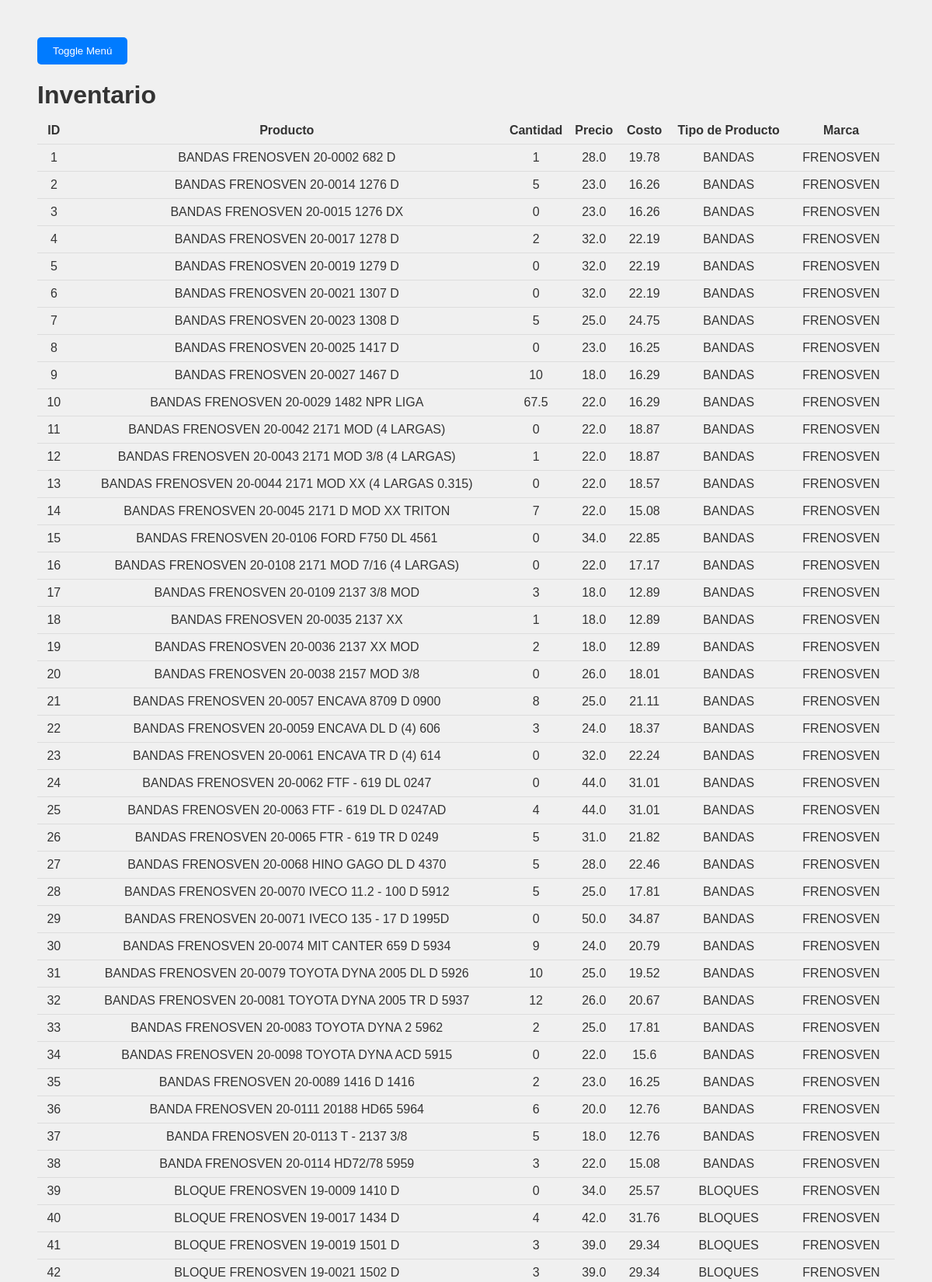
The app's page /mostrar_inventario (upper part) with its own data.
### tables this page shows
CREATE TABLE inventario (
    id INTEGER PRIMARY KEY AUTOINCREMENT,
    PRODUCTO TEXT,
    CANTIDAD INTEGER,
    PRECIO REAL,
    COSTO REAL,
    TIPO_DE_PRODUCTO TEXT,
    MARCA TEXT
);

### routes/mostrar_inventario.py (the view)
@mostrar_inventario_bp.route('/mostrar_inventario')
def mostrar_inventario():
    db = get_db()
    cursor = db.execute('SELECT * FROM inventario')
    inventario = cursor.fetchall()
    return render_template('mostrar_inventario.html', inventario=inventario)

### app.py (called while the page is built)
def create_app():
    app = Flask(__name__, template_folder='templates')
    app.config['SECRET_KEY'] = cargar_clave_secreta()
    @app.before_request
    def before_request():
        g.db = get_db()
    @app.teardown_appcontext
    def teardown_appcontext(error):
        close_db(error)
    @app.route('/')
    def index():
        return render_template('index.html')
    app.register_blueprint(agregar_stock_bp)
    app.register_blueprint(sumar_stock_bp)
    app.register_blueprint(automatizar_mensajes_bp)
    app.register_blueprint(crear_notas_entrega_bp)
    app.register_blueprint(historial_ventas_bp)
    app.register_blueprint(manejar_credito_bp)
    app.register_blueprint(mostrar_inventario_bp)
    app.register_blueprint(nueva_venta_bp)
    return app

### routes/database.py (called while the page is built)
def get_db():
    if 'db' not in g:
        g.db = sqlite3.connect(DATABASE)
        g.db.row_factory = sqlite3.Row
    return g.db

### templates/mostrar_inventario.html (shortened to what this page needs)
<!DOCTYPE html>
<html lang="es">
<head>
            <link rel="stylesheet" href="{{ url_for ('static', filename='style.css')}}">
</head>
<body>
    <div class="contenido-principal">
        <button id="toggle-button">Toggle Menú</button>
        <h1 class="titulo_principal">Inventario</h1>
        <table>
            <thead>
                <tr>
                    <th onclick="sortTable(0)">ID</th>
                    <th onclick="sortTable(1)">Producto</th>
                    <th onclick="sortTable(2)">Cantidad</th>
                    <th onclick="sortTable(3)">Precio</th>
                    <th onclick="sortTable(4)">Costo</th>
                    <th onclick="sortTable(5)">Tipo de Producto</th>
                    <th onclick="sortTable(6)">Marca</th>
                </tr>
            </thead>
            <tbody>
                {% for item in inventario %}
                <tr>
                    <td>{{ item['id'] }}</td>
                    <td>{{ item['PRODUCTO'] }}</td>
                    <td>{{ item['CANTIDAD'] }}</td>
                    <td>{{ item['PRECIO'] }}</td>
                    <td>{{ item['COSTO'] }}</td>
                    <td>{{ item['TIPO_DE_PRODUCTO'] }}</td>
                    <td>{{ item['MARCA'] }}</td>
                </tr>
                {% endfor %}
            </tbody>
        </table>
    </div>
</body>

### static/style.css (style rules this page uses)
body { font-family: Arial, sans-serif; background-color: #f0f0f0; padding: 20px; display: flex; justify-content: space-between; color: #333333; }
h1, h2, h3, h4, h5, h6 { color: #f0f0f0; margin-bottom: 10px; }
button { background-color: #007BFF; color: white; border: none; padding: 10px 20px; border-radius: 5px; cursor: pointer; transition: background-color 0.3s ease; }
table { width: 100%; border-collapse: collapse; margin-top: 10px; text-align: center; }
th, td { padding: 8px; text-align: center; border-bottom: 1px solid #dddddd; }
.contenido-principal { margin-left: 0; width: 100%; padding: 20px; transition: margin-left 0.3s ease; }
.titulo_principal { color: #333; }

### records on screen
inventario: id "1", PRODUCTO "BANDAS FRENOSVEN 20-0002 682 D", CANTIDAD "1", PRECIO "28.0", COSTO "19.78", TIPO_DE_PRODUCTO "BANDAS", MARCA "FRENOSVEN"
inventario: id "2", PRODUCTO "BANDAS FRENOSVEN 20-0014 1276 D", CANTIDAD "5", PRECIO "23.0", COSTO "16.26", TIPO_DE_PRODUCTO "BANDAS", MARCA "FRENOSVEN"
inventario: id "3", PRODUCTO "BANDAS FRENOSVEN 20-0015 1276 DX", CANTIDAD "0", PRECIO "23.0", COSTO "16.26", TIPO_DE_PRODUCTO "BANDAS", MARCA "FRENOSVEN"
inventario: id "4", PRODUCTO "BANDAS FRENOSVEN 20-0017 1278 D", CANTIDAD "2", PRECIO "32.0", COSTO "22.19", TIPO_DE_PRODUCTO "BANDAS", MARCA "FRENOSVEN"
inventario: id "5", PRODUCTO "BANDAS FRENOSVEN 20-0019 1279 D", CANTIDAD "0", PRECIO "32.0", COSTO "22.19", TIPO_DE_PRODUCTO "BANDAS", MARCA "FRENOSVEN"
inventario: id "6", PRODUCTO "BANDAS FRENOSVEN 20-0021 1307 D", CANTIDAD "0", PRECIO "32.0", COSTO "22.19", TIPO_DE_PRODUCTO "BANDAS", MARCA "FRENOSVEN"
inventario: id "7", PRODUCTO "BANDAS FRENOSVEN 20-0023 1308 D", CANTIDAD "5", PRECIO "25.0", COSTO "24.75", TIPO_DE_PRODUCTO "BANDAS", MARCA "FRENOSVEN"
inventario: id "8", PRODUCTO "BANDAS FRENOSVEN 20-0025 1417 D", CANTIDAD "0", PRECIO "23.0", COSTO "16.25", TIPO_DE_PRODUCTO "BANDAS", MARCA "FRENOSVEN"
inventario: id "9", PRODUCTO "BANDAS FRENOSVEN 20-0027 1467 D", CANTIDAD "10", PRECIO "18.0", COSTO "16.29", TIPO_DE_PRODUCTO "BANDAS", MARCA "FRENOSVEN"
inventario: id "10", PRODUCTO "BANDAS FRENOSVEN 20-0029 1482 NPR LIGA", CANTIDAD "67.5", PRECIO "22.0", COSTO "16.29", TIPO_DE_PRODUCTO "BANDAS", MARCA "FRENOSVEN"
inventario: id "11", PRODUCTO "BANDAS FRENOSVEN 20-0042 2171 MOD (4 LARGAS)", CANTIDAD "0", PRECIO "22.0", COSTO "18.87", TIPO_DE_PRODUCTO "BANDAS", MARCA "FRENOSVEN"
inventario: id "12", PRODUCTO "BANDAS FRENOSVEN 20-0043 2171 MOD 3/8 (4 LARGAS)", CANTIDAD "1", PRECIO "22.0", COSTO "18.87", TIPO_DE_PRODUCTO "BANDAS", MARCA "FRENOSVEN"
inventario: id "13", PRODUCTO "BANDAS FRENOSVEN 20-0044 2171 MOD XX (4 LARGAS 0.315)", CANTIDAD "0", PRECIO "22.0", COSTO "18.57", TIPO_DE_PRODUCTO "BANDAS", MARCA "FRENOSVEN"
inventario: id "14", PRODUCTO "BANDAS FRENOSVEN 20-0045 2171 D MOD XX TRITON", CANTIDAD "7", PRECIO "22.0", COSTO "15.08", TIPO_DE_PRODUCTO "BANDAS", MARCA "FRENOSVEN"
inventario: id "15", PRODUCTO "BANDAS FRENOSVEN 20-0106 FORD F750 DL 4561", CANTIDAD "0", PRECIO "34.0", COSTO "22.85", TIPO_DE_PRODUCTO "BANDAS", MARCA "FRENOSVEN"
inventario: id "16", PRODUCTO "BANDAS FRENOSVEN 20-0108 2171 MOD 7/16 (4 LARGAS)", CANTIDAD "0", PRECIO "22.0", COSTO "17.17", TIPO_DE_PRODUCTO "BANDAS", MARCA "FRENOSVEN"
inventario: id "17", PRODUCTO "BANDAS FRENOSVEN 20-0109 2137 3/8 MOD", CANTIDAD "3", PRECIO "18.0", COSTO "12.89", TIPO_DE_PRODUCTO "BANDAS", MARCA "FRENOSVEN"
inventario: id "18", PRODUCTO "BANDAS FRENOSVEN 20-0035 2137 XX", CANTIDAD "1", PRECIO "18.0", COSTO "12.89", TIPO_DE_PRODUCTO "BANDAS", MARCA "FRENOSVEN"
inventario: id "19", PRODUCTO "BANDAS FRENOSVEN 20-0036 2137 XX MOD", CANTIDAD "2", PRECIO "18.0", COSTO "12.89", TIPO_DE_PRODUCTO "BANDAS", MARCA "FRENOSVEN"
inventario: id "20", PRODUCTO "BANDAS FRENOSVEN 20-0038 2157 MOD 3/8", CANTIDAD "0", PRECIO "26.0", COSTO "18.01", TIPO_DE_PRODUCTO "BANDAS", MARCA "FRENOSVEN"
inventario: id "21", PRODUCTO "BANDAS FRENOSVEN 20-0057 ENCAVA 8709 D 0900", CANTIDAD "8", PRECIO "25.0", COSTO "21.11", TIPO_DE_PRODUCTO "BANDAS", MARCA "FRENOSVEN"
inventario: id "22", PRODUCTO "BANDAS FRENOSVEN 20-0059 ENCAVA DL D (4) 606", CANTIDAD "3", PRECIO "24.0", COSTO "18.37", TIPO_DE_PRODUCTO "BANDAS", MARCA "FRENOSVEN"
inventario: id "23", PRODUCTO "BANDAS FRENOSVEN 20-0061 ENCAVA TR D (4) 614", CANTIDAD "0", PRECIO "32.0", COSTO "22.24", TIPO_DE_PRODUCTO "BANDAS", MARCA "FRENOSVEN"
inventario: id "24", PRODUCTO "BANDAS FRENOSVEN 20-0062 FTF - 619 DL 0247", CANTIDAD "0", PRECIO "44.0", COSTO "31.01", TIPO_DE_PRODUCTO "BANDAS", MARCA "FRENOSVEN"
inventario: id "25", PRODUCTO "BANDAS FRENOSVEN 20-0063 FTF - 619 DL D 0247AD", CANTIDAD "4", PRECIO "44.0", COSTO "31.01", TIPO_DE_PRODUCTO "BANDAS", MARCA "FRENOSVEN"
inventario: id "26", PRODUCTO "BANDAS FRENOSVEN 20-0065 FTR - 619 TR D 0249", CANTIDAD "5", PRECIO "31.0", COSTO "21.82", TIPO_DE_PRODUCTO "BANDAS", MARCA "FRENOSVEN"
inventario: id "27", PRODUCTO "BANDAS FRENOSVEN 20-0068 HINO GAGO DL D 4370", CANTIDAD "5", PRECIO "28.0", COSTO "22.46", TIPO_DE_PRODUCTO "BANDAS", MARCA "FRENOSVEN"
inventario: id "28", PRODUCTO "BANDAS FRENOSVEN 20-0070 IVECO 11.2 - 100 D 5912", CANTIDAD "5", PRECIO "25.0", COSTO "17.81", TIPO_DE_PRODUCTO "BANDAS", MARCA "FRENOSVEN"
inventario: id "29", PRODUCTO "BANDAS FRENOSVEN 20-0071 IVECO 135 - 17 D 1995D", CANTIDAD "0", PRECIO "50.0", COSTO "34.87", TIPO_DE_PRODUCTO "BANDAS", MARCA "FRENOSVEN"
inventario: id "30", PRODUCTO "BANDAS FRENOSVEN 20-0074 MIT CANTER 659 D 5934", CANTIDAD "9", PRECIO "24.0", COSTO "20.79", TIPO_DE_PRODUCTO "BANDAS", MARCA "FRENOSVEN"
inventario: id "31", PRODUCTO "BANDAS FRENOSVEN 20-0079 TOYOTA DYNA 2005 DL D 5926", CANTIDAD "10", PRECIO "25.0", COSTO "19.52", TIPO_DE_PRODUCTO "BANDAS", MARCA "FRENOSVEN"
inventario: id "32", PRODUCTO "BANDAS FRENOSVEN 20-0081 TOYOTA DYNA 2005 TR D 5937", CANTIDAD "12", PRECIO "26.0", COSTO "20.67", TIPO_DE_PRODUCTO "BANDAS", MARCA "FRENOSVEN"
inventario: id "33", PRODUCTO "BANDAS FRENOSVEN 20-0083 TOYOTA DYNA 2 5962", CANTIDAD "2", PRECIO "25.0", COSTO "17.81", TIPO_DE_PRODUCTO "BANDAS", MARCA "FRENOSVEN"
inventario: id "34", PRODUCTO "BANDAS FRENOSVEN 20-0098 TOYOTA DYNA ACD 5915", CANTIDAD "0", PRECIO "22.0", COSTO "15.6", TIPO_DE_PRODUCTO "BANDAS", MARCA "FRENOSVEN"
inventario: id "35", PRODUCTO "BANDAS FRENOSVEN 20-0089 1416 D 1416", CANTIDAD "2", PRECIO "23.0", COSTO "16.25", TIPO_DE_PRODUCTO "BANDAS", MARCA "FRENOSVEN"
inventario: id "36", PRODUCTO "BANDA FRENOSVEN 20-0111 20188 HD65 5964", CANTIDAD "6", PRECIO "20.0", COSTO "12.76", TIPO_DE_PRODUCTO "BANDAS", MARCA "FRENOSVEN"
inventario: id "37", PRODUCTO "BANDA FRENOSVEN 20-0113 T - 2137 3/8", CANTIDAD "5", PRECIO "18.0", COSTO "12.76", TIPO_DE_PRODUCTO "BANDAS", MARCA "FRENOSVEN"
inventario: id "38", PRODUCTO "BANDA FRENOSVEN 20-0114 HD72/78 5959", CANTIDAD "3", PRECIO "22.0", COSTO "15.08", TIPO_DE_PRODUCTO "BANDAS", MARCA "FRENOSVEN"
inventario: id "39", PRODUCTO "BLOQUE FRENOSVEN 19-0009 1410 D", CANTIDAD "0", PRECIO "34.0", COSTO "25.57", TIPO_DE_PRODUCTO "BLOQUES", MARCA "FRENOSVEN"
inventario: id "40", PRODUCTO "BLOQUE FRENOSVEN 19-0017 1434 D", CANTIDAD "4", PRECIO "42.0", COSTO "31.76", TIPO_DE_PRODUCTO "BLOQUES", MARCA "FRENOSVEN"
inventario: id "41", PRODUCTO "BLOQUE FRENOSVEN 19-0019 1501 D", CANTIDAD "3", PRECIO "39.0", COSTO "29.34", TIPO_DE_PRODUCTO "BLOQUES", MARCA "FRENOSVEN"
inventario: id "42", PRODUCTO "BLOQUE FRENOSVEN 19-0021 1502 D", CANTIDAD "3", PRECIO "39.0", COSTO "29.34", TIPO_DE_PRODUCTO "BLOQUES", MARCA "FRENOSVEN"
